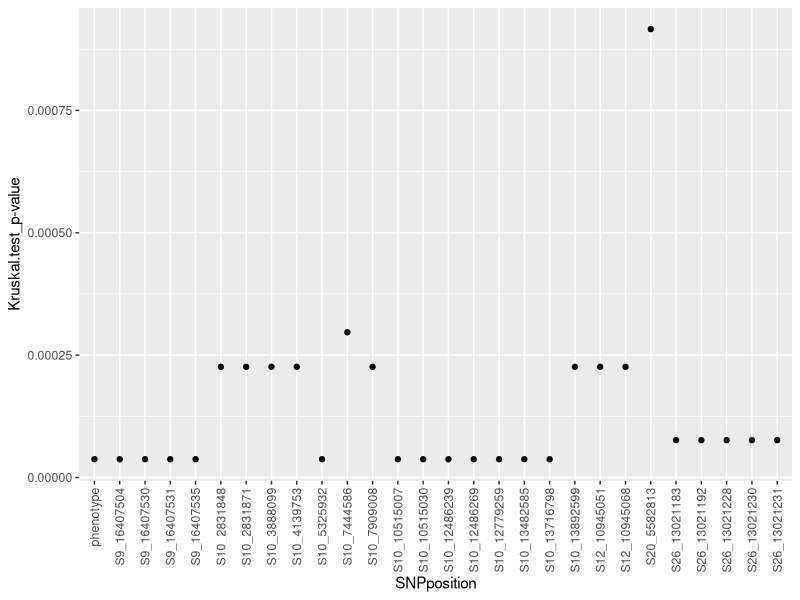

Source code (R):
## ---- chunk 1
knitr::opts_chunk$set(echo = TRUE)
library(knitr)
library(data.table)
library(tidyverse)
## ---- chunk 2
A2all_long     <- fread("KWT_12E_run1_PS1.csv")
A2all_long     <- setnames(A2all_long,  c(names(A2all_long)), c(str_replace_all(names(A2all_long), ":", "_") ))
A2all_long     <- setnames(A2all_long, c(names(A2all_long)), c(str_replace_all(names(A2all_long), "-", "_") ))
A2all_long_nuc <- A2all_long #keep a nucleotide version for checking

A2all_long[A2all_long == "A"] <- "1"; A2all_long[A2all_long == "C"] <- "2"; A2all_long[A2all_long == "T"] <- "3"; A2all_long[A2all_long == "G"] <- "4"; A2all_long[A2all_long == "N"] <- "5"; A2all_long[A2all_long == "K"] <- "6"; A2all_long[A2all_long == "R"] <- "7"; A2all_long[A2all_long == "Y"] <- "8"; A2all_long[A2all_long == "W"] <- "9"; A2all_long[A2all_long == "M"] <- "10"; A2all_long[A2all_long == "S"] <- "11"; A2all_long[A2all_long == "Sus"] <- "21"; A2all_long[A2all_long == "Tol"] <- "20" #recode to numeric for data checking and heterozygous filter for appropriate parent

A2all_long <- suppressWarnings(A2all_long[, lapply(.SD, as.numeric), by=plant]) #change column data class to numeric for numeric filter

Female     <- "CK51_06_MumA"
Male       <- "T.16_01_01A_Dad2"


## Change sex below for heterozygous alleles in that parent. The male is the parent of most interest as it carries tolerance. Female is used as a check.
A2all_long <- A2all_long[Male >= 6] #only include snps which have a heterozygous parent at that SNP site

A2all_wide <- as.data.table(t(A2all_long), keep.rownames=TRUE) #transpose table to wide format for KWT
A2all_wide <- setnames(A2all_wide, as.character(A2all_wide[1]))# needed as character for KWT.

A2all_wide <- A2all_wide[4:.N]# take out parents and column names

KWTtest    <- lapply(A2all_wide[1:.N], function(x){
kruskal.test(x, g=(A2all_wide$phenotype))
})

KWTtest    <- as.data.table(KWTtest)
KWTtest    <- KWTtest[3]
KWTtest    <- melt.data.table(KWTtest, id.vars = 1)
KWTtest    <- KWTtest[, plant := NULL]
KWTtest001 <- KWTtest[value<0.001] #remove those with a high p value
Kruskal_p  <- as.numeric(KWTtest001$value)
snpat001   <- select(A2all_wide, KWTtest001$variable)
snpat001   <- names(snpat001)

SNP_check  <- A2all_long_nuc[plant %in% snpat001, ]
goodSNPs   <- cbind(SNP_check, KWTtest001$value)

KWT001plot <- qplot(KWTtest001$variable, Kruskal_p, xlab="SNPposition", ylab ="Kruskal.test_p-value")
KWT001plot + theme(axis.text.x = element_text(angle = 90, vjust = 0.5, hjust=1))
## ---- chunk 3
A1 <- fread("A1popKWT.csv")
A1r <- kruskal.test(A1$KWTgenotype1234, g=(A1$KWTphenotype))
print(A1r)

A2 <- fread("A2popKWT.csv")
A2r <- kruskal.test(A2$KWTgenotype1234, g=(A2$KWTphenotype))
print(A2r)
